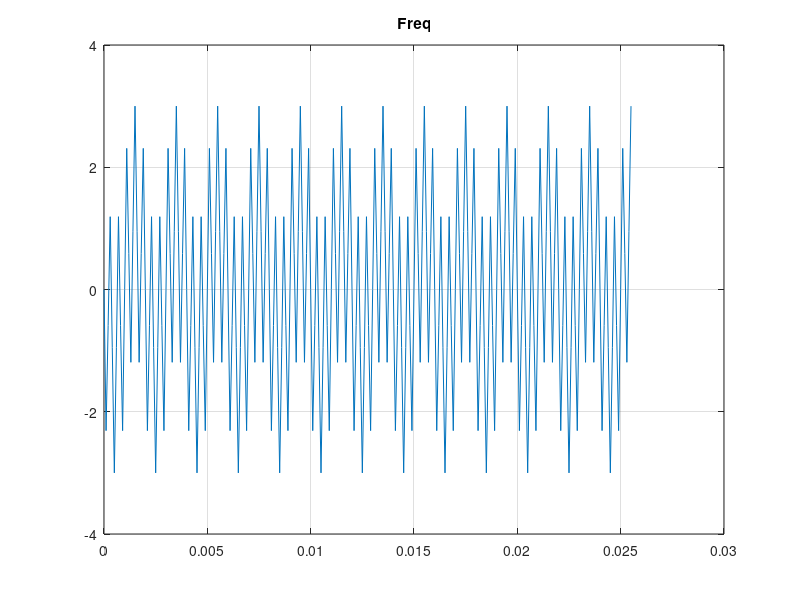
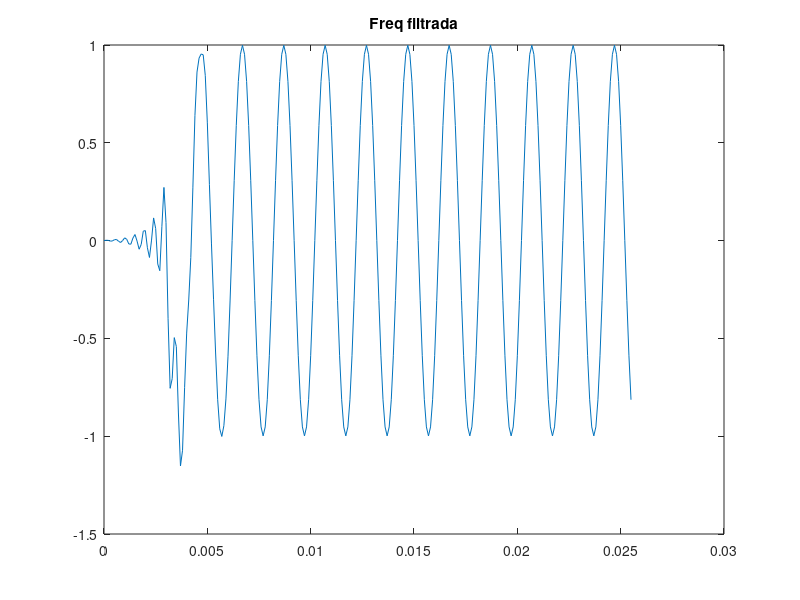
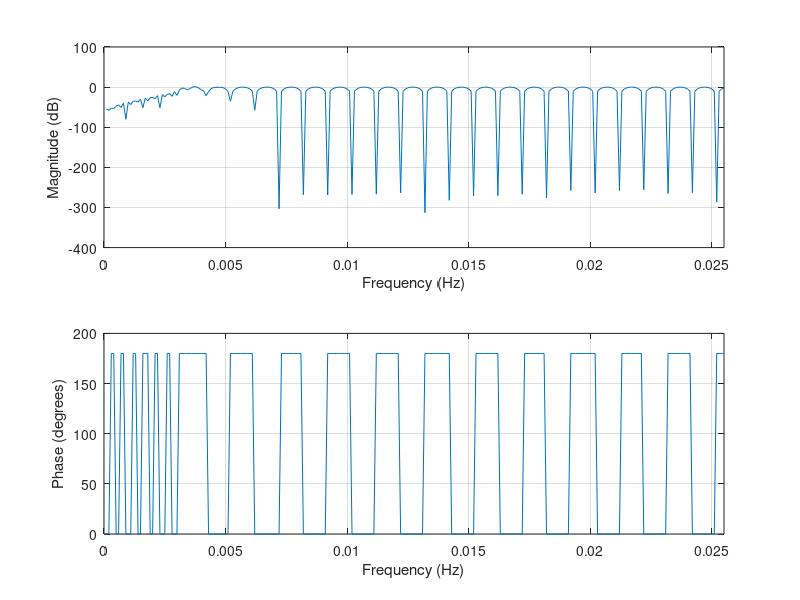

MATLAB code to generate these figures, in order:
%   GRUPO 6 - 
%   Pedro Rodrigues Pereira - 17/0062686
%   Daniel de Sousa Oliveira Melo Veras - 17/0008371

%Fir Passa Baixa


%packages
pkg load signal;

%clear
clc;
clear all;

%definição
Fs = 10e3;
Ts = (1/Fs);
Ns = 256;
dt = [0:Ts:Ts*(Ns-1)];

%freqs de teste
f1 = 7.5e3;
f2 = 7.5e3;
f3 = 9.5e3;
f4 = 10e3;

%criação das senoides pra X
x = sin(2*pi*f1*dt) + sin(2*pi*f2*dt) + sin(2*pi*f3*dt) + sin(2*pi*f4*dt);

%plot de X
plot(dt,x);
title('Freq');
grid on;

%freq de corte normalizando
cut_off=8.5e3/Fs/2;
order=64;

%corte e filtro
b=fir1(order,cut_off,'low');
a=1;
y = filter(b,a,x);

%Plot de Y
figure;
plot(dt,y);
title('Freq filtrada');

%Plot Freq sem normalizar
figure;
freqz_plot(dt,y);
